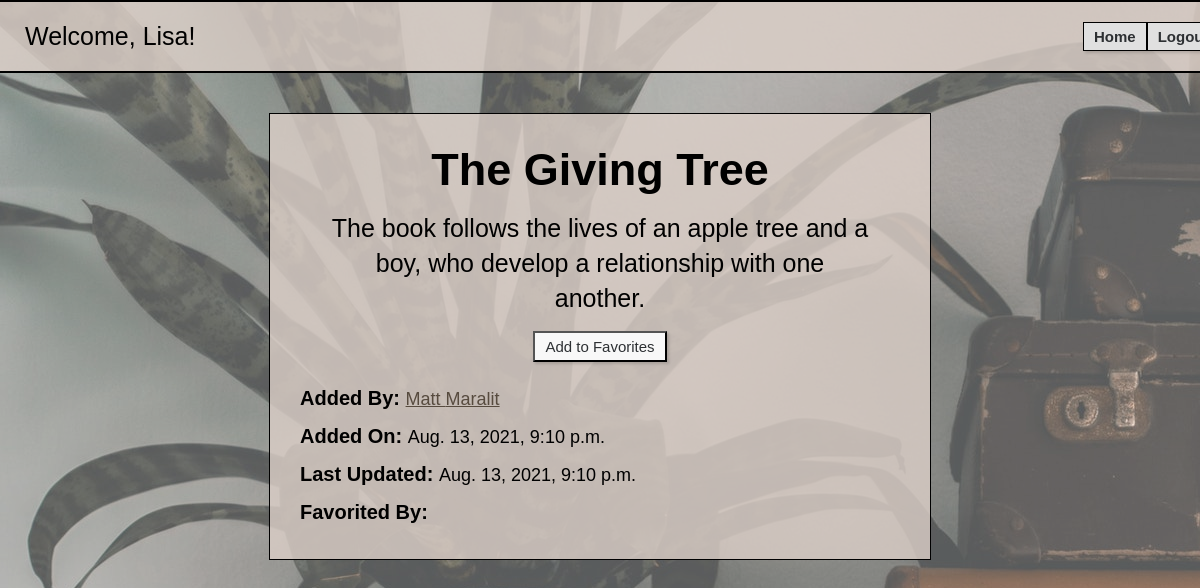
/book/3 (signed in), run on the app's committed database.
### login_registration_app/models.py (models this page shows, shortened)
class User(models.Model):
    first_name = models.CharField(max_length=255)
    last_name = models.CharField(max_length=255)
    email = models.CharField(max_length=255)
    password = models.CharField(max_length=255)
    created_at = models.DateTimeField(auto_now_add=True)
    updated_at = models.DateTimeField(auto_now=True)
    objects = UserManager()

### books_app/models.py (models this page shows, shortened)
class Book(models.Model):
    title = models.CharField(max_length=255)
    description = models.TextField()
    uploaded_by = models.ForeignKey(User, related_name = "books_uploaded", on_delete = models.CASCADE)
    favorited_by = models.ManyToManyField(User, related_name = "books_favorited")
    created_at = models.DateTimeField(auto_now_add=True)
    updated_at = models.DateTimeField(auto_now=True)
    objects = BookManager()

### books_app/views.py (the view)
# urls.py: path('<int:book_id>', views.view_book), #GET request to display a specific object's info
def view_book(request, book_id): #GET REQUEST
    this_book = Book.objects.get(id = book_id)
    this_user = User.objects.get(id = request.session["user_id"])
    context = {
        "this_user": this_user,
        "a_book": this_book,
        "favorited_by": this_book.favorited_by.all(),
        "user_who_uploaded":this_book.uploaded_by,
    }
    return render(request, "book_page.html", context)

### books_app/templates/book_page.html (shortened to what this page needs)
<!DOCTYPE html>
<html lang="en-US">
<head>
    {% load static %}
    <link rel="stylesheet" href="{% static 'book_page.css' %}">
</head>
<body>
    <div id="container">
        <nav>
            <p>Welcome, {{this_user.first_name}}!</p>
            <div id="nav_actions">
                <a href="/book">Home</a>
                <form action="/logout" method="POST">
                    <button type="submit">Logout</button>
                </form>
            </div>
        </nav>
        <div id="wrapper">
            {% if this_user.id == user_who_uploaded.id %}
            <div id="edit">
                <form action="{{a_book.id}}/update_book" method="POST">
                {% csrf_token %}
                    <label for="title">Title: </label>
                    <input name="title" type="text" value="{{a_book.title}}">
                    <label for="description">Description: </label>
                    <textarea name="description">{{a_book.description}}</textarea>
                    <button type="submit">Update</button>
                </form>
                <form action="{{a_book.id}}/destroy_book" method="POST">
                {% csrf_token %}
                    <button type="submit">Delete</button>
                </form>
            </div>
            {% else %}
            <div id="books">
                <h1>{{a_book.title}}</h1>
                <h2>{{a_book.description}}</h2>
                {% if this_user in favorited_by %}
                <form action="{{a_book.id}}/unfavorite_bookpage" method="POST">
                {% csrf_token %}
                    <button type="submit">Remove from Favorites</button>
                </form>
                {% else %}
                <form action="{{a_book.id}}/favorite_bookpage" method="POST">
                    <button type="submit">Add to Favorites</button>
                </form>
                {% endif %}
                <div id="book_info">
                    <p><span class="label">Added By: </span>
                        <a href="user/{{a_book.uploaded_by.id}}">{{a_book.uploaded_by.first_name}} {{a_book.uploaded_by.last_name}}</a>
                    </p>
                    <p><span class="label">Added On: </span>{{a_book.created_at}}</p>
                    <p><span class="label">Last Updated: </span>{{a_book.updated_at}}</p>
            {% endif %}
                    <p><span class="label">Favorited By:</span>
                    </p>
                </div>
            </div>
        </div>
    </div>
</body>
</html>

### books_app/static/book_page.css (style rules this page uses)
* { margin:0; padding:0; }
#container { position:relative; min-height:100vh; }
#container::after { content:""; background-image:url("books.jpg"); opacity:.7; top:0; left:0; bottom:0; right:0; position:absolute; z-index:-1; }
html { font-size:10px; font-family: Arial, Helvetica, sans-serif; }
nav { display: flex; justify-content: space-between; align-items:center; background-color: rgba(220, 208, 201, .8); padding:2rem 2.5rem; border-top:.2rem solid black; border-bottom:.2rem solid black; }
#nav_actions { display: flex; justify-content: space-between; width:8%; }
nav p { font-size:2.5rem; }
nav a, nav button { font-size:1.5rem; font-weight: bold; padding:.5rem 1rem; box-shadow:rgba(0, 0, 0, 0.15) 1.95px 1.95px 2.6px; color:#2D3033; background-color:#E0E0E0; text-decoration: none; border:.1rem solid black; }
#wrapper { display: flex; flex-direction: column; align-items: center; padding-top:4rem; }
#books { background-color:rgba(220, 208, 201, .8); border:1px solid black; width:50%; padding:3rem 3rem 2rem 3rem; display: flex; flex-direction: column; }
h1 { font-size:4.5rem; padding-bottom:1.5rem; text-align: center; }
h2 { font-size: 2.5rem; font-weight: normal; text-align: center; line-height: 1.4; padding:0 3rem; }
#books form { align-self:center; padding-top:1.5rem; }
#books button { padding:.5rem 1rem; font-size:1.5rem; box-shadow:rgba(0, 0, 0, 0.15) 1.95px 1.95px 2.6px; color:#2D3033; background-color:#F8F8F8; }
#book_info { padding-top:2.5rem; }
.label { font-size:2rem; font-weight: bold; }
#book_info p { font-size:1.8rem; padding-bottom:1.5rem; }
#book_info a { color:#574b3f; }

### data on the page
User: first_name "Lisa"
Book: title "The Giving Tree", description "The book follows the lives of an apple tree and a boy, who develop a relationship with one another.", uploaded_by.first_name "Matt", uploaded_by.last_name "Maralit", created_at "Aug. 13, 2021, 9:10 p.m.", updated_at "Aug. 13, 2021, 9:10 p.m."
